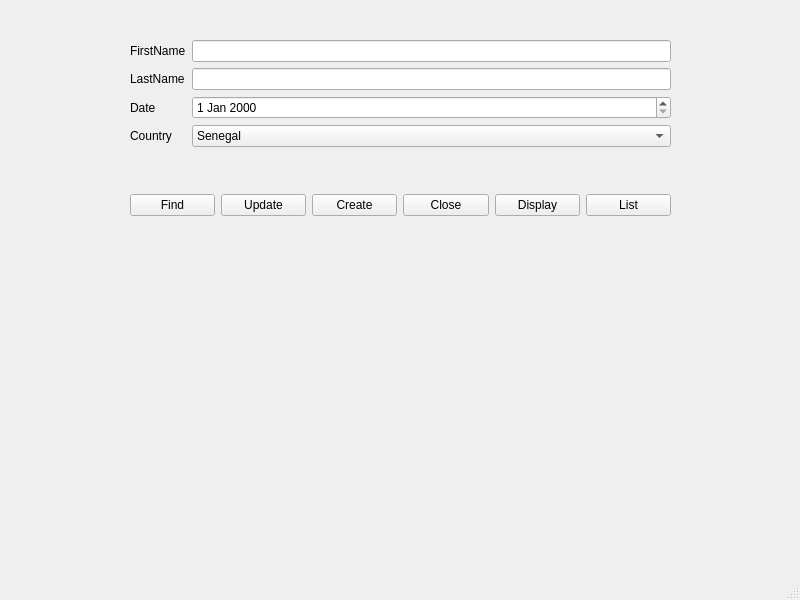
<?xml version="1.0" encoding="UTF-8"?>
<ui version="4.0">
 <class>MainWindow</class>
 <widget class="QMainWindow" name="MainWindow">
  <property name="geometry">
   <rect>
    <x>0</x>
    <y>0</y>
    <width>800</width>
    <height>600</height>
   </rect>
  </property>
  <property name="windowTitle">
   <string>MainWindow</string>
  </property>
  <widget class="QWidget" name="centralwidget">
   <widget class="QWidget" name="formLayoutWidget">
    <property name="geometry">
     <rect>
      <x>130</x>
      <y>40</y>
      <width>541</width>
      <height>141</height>
     </rect>
    </property>
    <layout class="QFormLayout" name="formLayout">
     <item row="0" column="0">
      <widget class="QLabel" name="label">
       <property name="text">
        <string>FirstName</string>
       </property>
      </widget>
     </item>
     <item row="0" column="1">
      <widget class="QLineEdit" name="lineEditFirstName"/>
     </item>
     <item row="1" column="0">
      <widget class="QLabel" name="label_2">
       <property name="text">
        <string>LastName</string>
       </property>
      </widget>
     </item>
     <item row="1" column="1">
      <widget class="QLineEdit" name="lineEditLastName"/>
     </item>
     <item row="2" column="0">
      <widget class="QLabel" name="label_3">
       <property name="text">
        <string>Date</string>
       </property>
      </widget>
     </item>
     <item row="2" column="1">
      <widget class="QDateEdit" name="dateEditBirthdate"/>
     </item>
     <item row="3" column="0">
      <widget class="QLabel" name="label_4">
       <property name="text">
        <string>Country</string>
       </property>
      </widget>
     </item>
     <item row="3" column="1">
      <widget class="QComboBox" name="comboBoxCountry">
       <item>
        <property name="text">
         <string>Senegal</string>
        </property>
       </item>
       <item>
        <property name="text">
         <string>Mauritanie</string>
        </property>
       </item>
      </widget>
     </item>
    </layout>
   </widget>
   <widget class="QWidget" name="gridLayoutWidget">
    <property name="geometry">
     <rect>
      <x>130</x>
      <y>190</y>
      <width>541</width>
      <height>31</height>
     </rect>
    </property>
    <layout class="QGridLayout" name="gridLayout">
     <item row="0" column="2">
      <widget class="QPushButton" name="pushButtonCreate">
       <property name="text">
        <string>Create</string>
       </property>
      </widget>
     </item>
     <item row="0" column="1">
      <widget class="QPushButton" name="pushButtonUpdate">
       <property name="text">
        <string>Update</string>
       </property>
      </widget>
     </item>
     <item row="0" column="3">
      <widget class="QPushButton" name="pushButtonClose">
       <property name="text">
        <string>Close</string>
       </property>
      </widget>
     </item>
     <item row="0" column="4">
      <widget class="QPushButton" name="pushButtonDisplay">
       <property name="text">
        <string>Display</string>
       </property>
      </widget>
     </item>
     <item row="0" column="5">
      <widget class="QPushButton" name="pushButtonList">
       <property name="text">
        <string>List</string>
       </property>
      </widget>
     </item>
     <item row="0" column="0">
      <widget class="QPushButton" name="pushButtonFind">
       <property name="text">
        <string>Find</string>
       </property>
      </widget>
     </item>
    </layout>
   </widget>
  </widget>
  <widget class="QMenuBar" name="menubar">
   <property name="geometry">
    <rect>
     <x>0</x>
     <y>0</y>
     <width>800</width>
     <height>22</height>
    </rect>
   </property>
  </widget>
  <widget class="QStatusBar" name="statusbar"/>
 </widget>
 <resources/>
 <connections/>
</ui>
